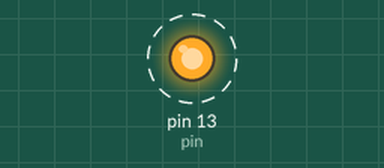
This sketch was run on a simulated Arduino Uno, built with avr-gcc and run on an emulated ATmega328P. Shown: output pins drawn as LEDs (lit = HIGH). Dashed ring = blinking. What the sketch prints to the serial monitor is not drawn.

Above: at 0.05 s.
Timing chart, 0 to 3.0 s (numbered marks = the images above):
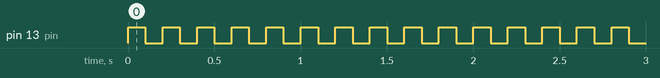

Measured:
- by itself, pin 13 (pin): alternates HIGH for 0.10 s and LOW for 0.10 s

The sketch:

lab2.ino
```cpp
int frequency = 5;//Гц
int period = 1000/frequency;
byte pin = LED_BUILTIN;
// the setup function runs once when you press reset or power the board
void setup() {
  // initialize digital pin LED_BUILTIN as an output.
  Serial.begin(9600);
  Serial.println("Период: "+String(period)+"мс");
  pinMode(pin, OUTPUT);
}

// the loop function runs over and over again forever
void loop() {
  digitalWrite(pin, HIGH);  // turn the LED on (HIGH is the voltage level)
  delay(period/2);                      // wait for a second
  digitalWrite(pin, LOW);   // turn the LED off by making the voltage LOW
  delay(period/2);                      // wait for a second
}
```
